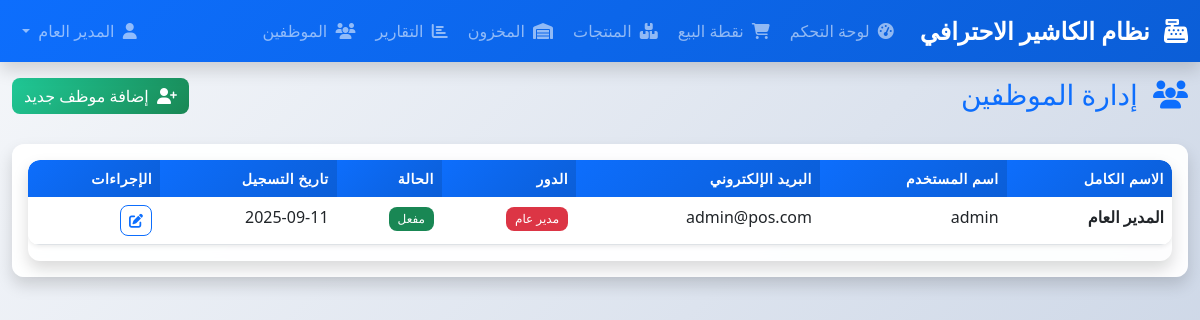
Page /employees (signed in) on the committed database.
### models.py (models this page shows)
class Employee(UserMixin, db.Model):
    id = db.Column(db.Integer, primary_key=True)
    username = db.Column(db.String(64), unique=True, nullable=False)
    email = db.Column(db.String(120), unique=True, nullable=False)
    full_name = db.Column(db.String(100), nullable=False)
    password_hash = db.Column(db.String(256), nullable=False)
    role = db.Column(db.String(20), nullable=False, default='cashier')  # admin, manager, cashier
    is_active = db.Column(db.Boolean, default=True)
    created_at = db.Column(db.DateTime, default=datetime.utcnow)
    sales = db.relationship('Sale', backref='employee', lazy=True)
    def has_permission(self, permission):
        permissions = {
            'admin': ['manage_employees', 'manage_inventory', 'view_reports', 'make_sales', 'manage_products'],
            'manager': ['manage_inventory', 'view_reports', 'make_sales', 'manage_products'],
            'cashier': ['make_sales']
        }
        return permission in permissions.get(self.role, [])

### routes.py (the view)
@app.route('/employees')
@login_required
def employees():
    if not current_user.has_permission('manage_employees'):
        flash('ليس لديك صلاحية لإدارة الموظفين', 'error')
        return redirect(url_for('dashboard'))
    employees = Employee.query.all()
    return render_template('employees.html', employees=employees)

### app.py (called while the page is built)
@login_manager.user_loader
def load_user(user_id):
    from models import Employee
    return Employee.query.get(int(user_id))

### templates/employees.html (shortened to what this page needs)
{% extends "base.html" %}
{% block content %}
<div class="row mb-4">
    <div class="col">
        <h1 class="h3 text-primary">
            <i class="fas fa-users me-2"></i>
            إدارة الموظفين
        </h1>
    </div>
    <div class="col-auto">
        <button class="btn btn-success" data-bs-toggle="modal" data-bs-target="#addEmployeeModal">
            <i class="fas fa-user-plus me-1"></i>
            إضافة موظف جديد
        </button>
    </div>
</div>
<div class="card">
    <div class="card-body">
        {% if employees %}
        <div class="table-responsive">
            <table class="table table-hover">
                <thead class="table-dark">
                    <tr>
                        <th>الاسم الكامل</th>
                        <th>اسم المستخدم</th>
                        <th>البريد الإلكتروني</th>
                        <th>الدور</th>
                        <th>الحالة</th>
                        <th>تاريخ التسجيل</th>
                        <th>الإجراءات</th>
                    </tr>
                </thead>
                <tbody>
                    {% for employee in employees %}
                    <tr>
                        <td>
                            <strong>{{ employee.full_name }}</strong>
                        </td>
                        <td>{{ employee.username }}</td>
                        <td>{{ employee.email }}</td>
                        <td>
                            {% if employee.role == 'admin' %}
                            <span class="badge bg-danger">مدير عام</span>
                            {% elif employee.role == 'manager' %}
                            <span class="badge bg-warning">مدير</span>
                            {% else %}
                            <span class="badge bg-primary">كاشير</span>
                            {% endif %}
                        </td>
                        <td>
                            {% if employee.is_active %}
                            <span class="badge bg-success">مفعل</span>
                            {% else %}
                            <span class="badge bg-secondary">غير مفعل</span>
                            {% endif %}
                        </td>
                        <td>{{ employee.created_at.strftime('%Y-%m-%d') }}</td>
                        <td>
                            <div class="btn-group" role="group">
                                <button type="button" class="btn btn-sm btn-outline-primary"
                                        data-bs-toggle="modal" data-bs-target="#editEmployeeModal{{ employee.id }}">
                                    <i class="fas fa-edit"></i>
                                </button>
                            </div>
                        </td>
                    </tr>
                    {% endfor %}
                </tbody>
            </table>
        </div>
        {% else %}
        <div class="text-center py-5">
            <i class="fas fa-users fa-3x text-muted mb-3"></i>
            <h5>لا يوجد موظفين</h5>
            <p class="text-muted">لم يتم إضافة أي موظفين حتى الآن</p>
        </div>
        {% endif %}
    </div>
</div>
{% endblock %}

### templates/base.html (shortened to what this page needs)
<!DOCTYPE html>
<html lang="ar" dir="rtl">
<head>
    <link href="https://cdn.jsdelivr.net/npm/bootstrap@5.3.0/dist/css/bootstrap.rtl.min.css" rel="stylesheet">
    <link href="https://cdnjs.cloudflare.com/ajax/libs/font-awesome/6.4.0/css/all.min.css" rel="stylesheet">
    <link href="{{ url_for('static', filename='css/style.css') }}" rel="stylesheet">
</head>
<body>
    {% if current_user.is_authenticated %}
    <nav class="navbar navbar-expand-lg navbar-dark bg-primary sticky-top">
        <div class="container-fluid">
            <a class="navbar-brand" href="{{ url_for('dashboard') }}">
                <i class="fas fa-cash-register me-2"></i>
                نظام الكاشير الاحترافي
            </a>
            <div class="collapse navbar-collapse" id="navbarNav">
                <ul class="navbar-nav me-auto">
                    <li class="nav-item">
                        <a class="nav-link" href="{{ url_for('dashboard') }}">
                            <i class="fas fa-tachometer-alt me-1"></i>
                            لوحة التحكم
                        </a>
                    </li>
                    {% if current_user.has_permission('make_sales') %}
                    <li class="nav-item">
                        <a class="nav-link" href="{{ url_for('pos') }}">
                            <i class="fas fa-shopping-cart me-1"></i>
                            نقطة البيع
                        </a>
                    </li>
                    {% endif %}
                    {% if current_user.has_permission('manage_products') %}
                    <li class="nav-item">
                        <a class="nav-link" href="{{ url_for('products') }}">
                            <i class="fas fa-boxes me-1"></i>
                            المنتجات
                        </a>
                    </li>
                    {% endif %}
                    {% if current_user.has_permission('manage_inventory') %}
                    <li class="nav-item">
                        <a class="nav-link" href="{{ url_for('inventory') }}">
                            <i class="fas fa-warehouse me-1"></i>
                            المخزون
                        </a>
                    </li>
                    {% endif %}
                    {% if current_user.has_permission('view_reports') %}
                    <li class="nav-item">
                        <a class="nav-link" href="{{ url_for('sales_report') }}">
                            <i class="fas fa-chart-bar me-1"></i>
                            التقارير
                        </a>
                    </li>
                    {% endif %}
                    {% if current_user.has_permission('manage_employees') %}
                    <li class="nav-item">
                        <a class="nav-link" href="{{ url_for('employees') }}">
                            <i class="fas fa-users me-1"></i>
                            الموظفين
                        </a>
                    </li>
                    {% endif %}
                </ul>
                <ul class="navbar-nav">
                    <li class="nav-item dropdown">
                        <a class="nav-link dropdown-toggle" href="#" role="button" data-bs-toggle="dropdown">
                            <i class="fas fa-user me-1"></i>
                            {{ current_user.full_name }}
                        </a>
                    </li>
                </ul>
            </div>
        </div>
    </nav>
    {% endif %}
    <main class="container-fluid">
        {% block content %}{% endblock %}
    </main>
</body>
</html>

### static/css/style.css (style rules this page uses)
:root { --primary-color: #0d6efd; --primary-dark: #0b5ed7; --primary-light: #6ea8fe; --secondary-color: #6c757d; --success-color: #198754; --warning-color: #ffc107; --danger-color: #dc3545; --info-color: #0dcaf0; --light-color: #f8f9fa; --dark-color: #212529; --gradient-primary: linear-gradient(135deg, var(--primary-color) 0%, var(--primary-dark) 100%); --gradient-success: linear-gradient(135deg, #20c997 0%, var(--success-color) 100%); --gradient-warning: linear-gradient(135deg, #fd7e14 0%, var(--warning-color) 100%); --gradient-info: linear-gradient(135deg, #17a2b8 0%, var(--info-color) 100%); --gradient-light: linear-gradient(135deg, #f8f9fa 0%, #e9ecef 100%); --shadow-sm: 0 .125rem .25rem rgba(0, 0, 0, .075); --shadow: 0 .5rem 1rem rgba(0, 0, 0, .15); --shadow-lg: 0 1rem 3rem rgba(0, 0, 0, .175); --border-radius: 0.75rem; --border-radius-sm: 0.5rem; --border-radius-lg: 1rem; }
body { font-family: 'Segoe UI', Tahoma, Geneva, Verdana, sans-serif; background: linear-gradient(135deg, #f5f7fa 0%, #c3cfe2 100%); min-height: 100vh; direction: rtl; text-align: right; }
.card { border: none; border-radius: var(--border-radius); box-shadow: var(--shadow); transition: all 0.3s ease; background: rgba(255, 255, 255, 0.95); backdrop-filter: blur(10px); }
.navbar { box-shadow: var(--shadow); background: var(--gradient-primary) !important; backdrop-filter: blur(10px); }
.navbar-brand { font-weight: 700; font-size: 1.5rem; }
.nav-link { font-weight: 500; transition: all 0.3s ease; border-radius: var(--border-radius-sm); margin: 0 2px; }
.btn { border-radius: var(--border-radius-sm); font-weight: 500; transition: all 0.3s ease; position: relative; overflow: hidden; }
.btn::before { content: ''; position: absolute; top: 0; left: -100%; width: 100%; height: 100%; background: linear-gradient(90deg, transparent, rgba(255, 255, 255, 0.2), transparent); transition: left 0.5s; z-index: 1; }
.btn-success { background: var(--gradient-success); border: none; }
.btn-sm { border-radius: var(--border-radius-sm); font-size: 0.875rem; }
.table { border-radius: var(--border-radius); overflow: hidden; box-shadow: var(--shadow-sm); background: rgba(255, 255, 255, 0.95); }
.table thead th { border-bottom: none; font-weight: 600; text-transform: uppercase; letter-spacing: 0.5px; font-size: 0.875rem; }
.table-dark th { background: var(--gradient-primary) !important; }
.table tbody tr { transition: all 0.3s ease; }
.table-responsive { border-radius: var(--border-radius); box-shadow: var(--shadow); }
.badge { border-radius: var(--border-radius-sm); font-weight: 500; padding: 0.5em 0.75em; font-size: 0.75em; }

### rows in the picture
Employee: full_name "المدير العام", username "admin", email "admin@pos.com", role "مدير عام", is_active "مفعل", created_at "2025-09-11"
